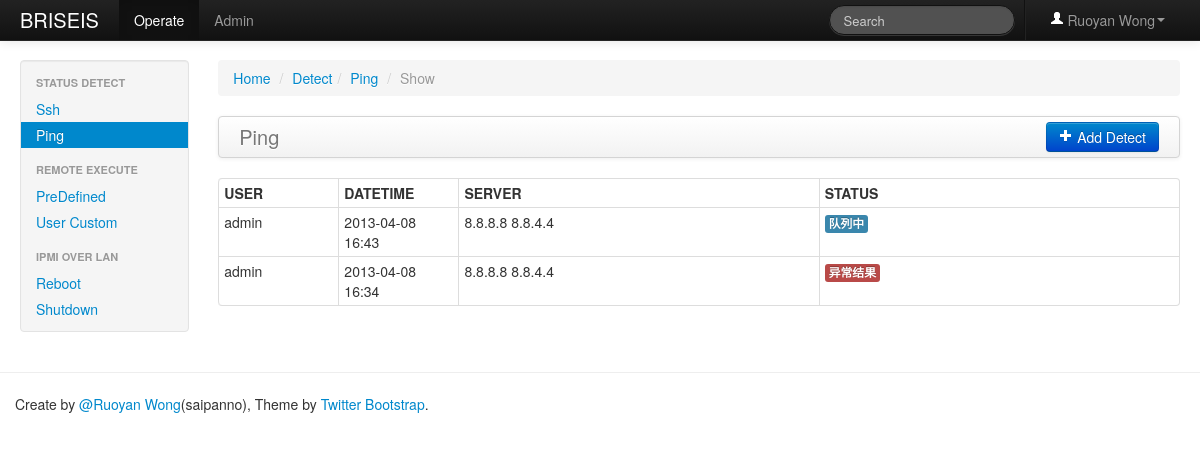
Screenshot of /detect/show/Ping (signed in) with the database file from the repository.
### web/models/user.py (models this page shows, shortened)
class User(db.Model):
    __tablename__ = app.config['USER_LISTS']
    username = db.Column(db.UnicodeText, primary_key=True)
    nickname = db.Column(db.UnicodeText)
    password = db.Column(db.UnicodeText)

### web/models/operate.py (models this page shows, shortened)
class OperateDB(db.Model):
    __tablename__ = app.config['OPERATE_LISTS']
    id = db.Column(db.Integer, primary_key=True)
    author = db.Column(db.UnicodeText, nullable=False)
    datetime = db.Column(db.String, nullable=False)
    operate_type = db.Column(db.Integer, nullable=False)
    server_list = db.Column(db.UnicodeText, nullable=False)
    template_script = db.Column(db.UnicodeText, nullable=False)
    template_vars = db.Column(db.UnicodeText, nullable=False)
    ssh_config = db.Column(db.Integer, nullable=False)
    status = db.Column(db.UnicodeText, nullable=False)
    result = db.Column(db.UnicodeText, nullable=False)

### web/views/operate.py (the view)
@app.route('/detect/show/<operate_type>')
@login_required
def show_operate_ctrl(operate_type):
    executes = OperateDB.query.filter_by(operate_type=operate_type).order_by(desc(OperateDB.id)).all()
    return render_template('operate/show_operate.html', executes=executes, operate_type=operate_type)

### web/extensions.py (called while the page is built)
def login_required(f):
    @wraps(f)
    def wrapper(*args, **kwargs):
        if not session.get('is_login'):
            flash('Login Required.', 'error')
            return redirect(url_for('user_login_ctrl', next=request.url))
        return f(*args, **kwargs)
    return wrapper

### web/templates/operate/show_operate.html (shortened to what this page needs)
{% extends "operate/operate_base.html" %}
{% import "macro.html" as ext %}
{% if operate_type == 'Ssh' %}
    {% set operate_title = 'Detect' %}
    {% set operate_create_url = url_for('create_ssh_detect_ctrl') %}
{% elif operate_type == 'Ping' %}
    {% set operate_title = 'Detect' %}
    {% set operate_create_url = url_for('create_ping_detect_ctrl') %}
{% elif operate_type == 'Custom' %}
    {% set operate_title = 'Execute' %}
    {% set operate_create_url = url_for('create_custom_execute_ctrl') %}
{% elif operate_type == 'PreDefined' %}
    {% set operate_title = 'Execute' %}
    {% set operate_create_url = url_for('create_predefined_execute_ctrl') %}
{% endif %}
{% block active_operate_ssh %}{% if operate_type == 'Ssh' %}active{% endif %}{% endblock %}
{% block active_operate_ping %}{% if operate_type == 'Ping' %}active{% endif %}{% endblock %}
{% block active_operate_custom %}{% if operate_type == 'Custom' %}active{% endif %}{% endblock %}
{% block active_operate_predefined %}{% if operate_type == 'PreDefined' %}active{% endif %}{% endblock %}
{% block main %}
    <div class="span10">
        <ul class="breadcrumb">
            <li><a href="/">Home</a> <span class="divider">/</span></li>
            <li><a href="#">{{ operate_title }}</a><span class="divider">/</span></li>
            <li><a href="#">{{ operate_type }}</a> <span class="divider">/</span></li>
            <li class="active">Show</li>
        </ul>
        <div class="navbar">
            <div class="navbar-inner">
                <a class="brand" href="#">{{ operate_type }}</a>
                <div class="btn-group pull-right">
                    <a href="{{ operate_create_url }}" class="btn btn-primary"><i class="icon-plus icon-white"></i> Add {{ operate_title }}</a>
                </div>
            </div>
        </div>
        <table class="table table-hover table-bordered table-condensed">
            <thead>
            <tr>
                <th>USER</th>
                <th>DATETIME</th>
                <th>SERVER</th>
                <th>STATUS</th>
            </tr>
            </thead>
            <tbody>
            {% for execute in executes %}
            <tr>
                <td style="width: 10%">{{ execute.author }}</td>
                <td style="width: 10%">{{ execute.datetime }}</td>
                <td style="width: 30%">{{ execute.server_list }}</td>
                <td style="width: 30%">{{ ext.get_operate_status(execute.status) }}</td>
            </tr>
            {% endfor %}
            </tbody>
        </table>
    </div>
{% endblock %}

### web/templates/macro.html (shortened to what this page needs)
{% macro get_operate_status(status)  -%}
    {% if status == '0' %}
        <span class="label label-info">队列中</span>
    {% elif status == '1' %}
        <span class="label label-success">成功</span>
    {% elif status == '2' %}
        <span class="label label-warning">错误</span>
    {% else %}
        <span class="label label-important">异常结果</span>
    {% endif %}
{%- endmacro %}

### web/templates/layout.html (shortened to what this page needs)
{% extends "header.html" %}
{% import "macro.html" as ext %}
{% block body %}
    <div class="navbar navbar-inverse navbar-fixed-top">
        <div class="navbar-inner">
            <div class="container-fluid">
                <a class="brand" href="{{ url_for('index_ctrl') }}">BRISEIS</a>
                <ul class="nav">
                    <li class="{% block active_operate %}{% endblock %}"><a href="{{ url_for("show_operate_ctrl", operate_type='Ping') }}">Operate</a></li>
                    <li class="{% block active_admin %}{% endblock %}"><a href="{{ url_for("list_script_ctrl") }}">Admin</a></li>
                </ul>
                <ul class="nav pull-right">
                    <li class="divider-vertical"></li>
                    <li class="dropdown"><a href="#" class="dropdown-toggle" data-toggle="dropdown"><i class="icon-user icon-white"></i> {{ session['user'].nickname }}<b class="caret"></b></a>
                    </li>
                </ul>
                <form class="navbar-search pull-right" action="">
                    <input class="search-query span2" placeholder="Search" type="text">
                </form>
            </div>
        </div>
    </div>
    <div class="container-fluid">
        <div class="row-fluid">
            {% block sidebar %}
            {% endblock %}
            {% block main %}{% endblock %}
        </div>
    </div>
{% endblock %}

### web/templates/layout.html (style rules this page uses)
body { padding-top: 60px; padding-bottom: 40px; }

### rows the page displays
User: user.nickname "Ruoyan Wong"
OperateDB: author "admin", datetime "2013-04-08 16:43", server_list "8.8.8.8 8.8.4.4", shows "队列中"
OperateDB: author "admin", datetime "2013-04-08 16:34", server_list "8.8.8.8 8.8.4.4", status "异常结果"

### other values shown
{{ operate_title }} "Detect"
{{ operate_type }} "Ping"
